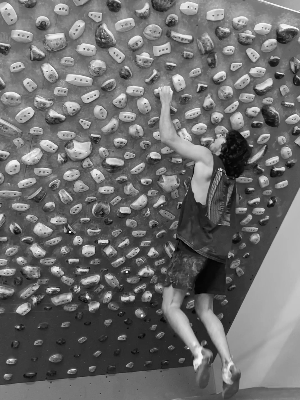
#> input picture frames/frame0001.png, 300 x 400 px; its folder holds 4 pictures in this run
$ python main.py
#> lines starting #> are read from the running program, lines starting #| are printed output that depends on the picture
# -*- coding: utf-8 -*-
"""
Created on Tue Aug 27 13:38:39 2024

@author: lcuev
"""
from scipy.signal import convolve
import matplotlib.image as mpimg
import numpy as np
from tqdm import trange

vert = [[1,0,-1],[1,0,-1],[1,0,-1]]
hori = [[1,1,1],[0,0,0],[-1,-1,-1]]
dial = [[0,-1,-1],[1,0,-1],[1,1,0]]
diar = [[1,1,0],[1,0,-1],[0,-1,-1]]
cdex = ['|','—','\\','/']

def compress(img, bin_size=4):
#> called with bin_size = 4
    img = np.array(img)
#> img is the input picture: shape (400, 300) float32; min 0.00392, max 1, mean 0.425
    X,Y = img.shape[0] // bin_size, 2*img.shape[1] // bin_size
#> X = 100; Y = 150
    img = img[:X*bin_size,:Y*bin_size//2]
    shape = (X,bin_size,Y,bin_size//2)
#> shape = (100, 4, 150, 2)

    return img.reshape(shape).mean(-1).mean(1)
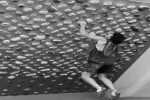
#> returned value: shape (100, 150) float32; min 0.0196, max 0.948, mean 0.425


def to_chars(img):
    ivert = convolve(img,vert)
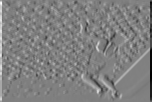
#> ivert: shape (102, 152) float64; min -2.33, max 2.31, mean 3.77e-10; drawn with min black and max white
    ihori = convolve(img,hori)
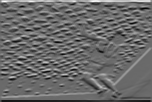
#> ihori: shape (102, 152) float64; min -1.92, max 2.68, mean -2.61e-10; drawn with min black and max white
    idial = convolve(img,dial)
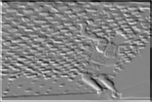
#> idial: shape (102, 152) float64; min -2.01, max 1.88, mean 4.25e-10; drawn with min black and max white
    idiar = convolve(img,diar)
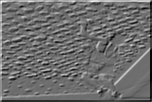
#> idiar: shape (102, 152) float64; min -1.58, max 2.08, mean 7.75e-11; drawn with min black and max white

    X,Y = ivert.shape
#> X = 102; Y = 152
    chars = [[' ' for j in range(Y)] for i in range(X)]
    for x in range(X):
        for y in range(Y):
            stack = [abs(ivert[x][y]),abs(ihori[x][y]),abs(idial[x][y]),abs(idiar[x][y])]
            m = max(stack)
            if m > 0.5:
                chars[x][y] = cdex[stack.index(m)]
#> after the loop, chars = 102 items

    return chars

img_pref = 'frames/'
out_pref = 'chars/'
for n in trange(1,151):
    img_name = f'frame{n:04d}'
    img_path = img_pref + img_name + '.png'
    out_path = out_pref + img_name + '.txt'

    img = compress(mpimg.imread(img_path, 0))
    chars = to_chars(img)
#> chars = 102 items
    with open(out_path,'w') as out_file:
        for line in chars:
            out_file.write(''.join(line) + '\n')
#> this loop made 102 passes
#> pass 2 of the loop `for n in trange(1,151):`:
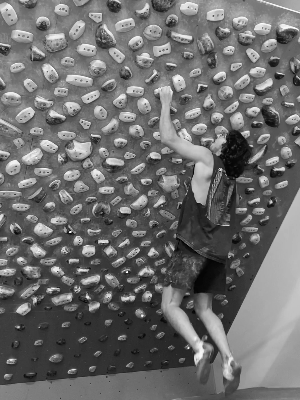
#> input picture frames/frame0002.png, 300 x 400 px
#> in compress, img is the input picture: shape (400, 300) float32; min 0.00392, max 1, mean 0.425
#> in to_chars (call 2), `idial = convolve(img,dial)`:
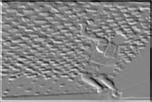
#> idial: shape (102, 152) float64; min -2.01, max 1.88, mean 8.77e-10; drawn with min black and max white
#> in to_chars (call 2), `idiar = convolve(img,diar)`:
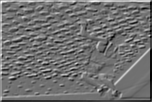
#> idiar: shape (102, 152) float64; min -1.59, max 2, mean -6.58e-10; drawn with min black and max white
#> the loop `for line in chars:` made 102 passes
#> pass 3 of the loop `for n in trange(1,151):`:
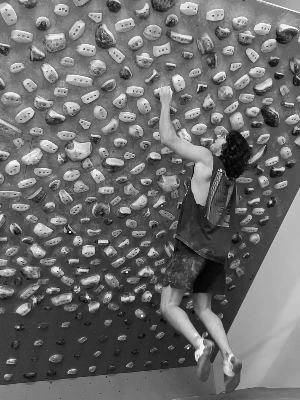
#> input picture frames/frame0003.png, 300 x 400 px
#> in compress, img is the input picture: shape (400, 300) float32; min 0.00392, max 0.988, mean 0.424
#> in to_chars (call 3), `idial = convolve(img,dial)`:
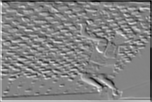
#> idial: shape (102, 152) float64; min -2.02, max 1.9, mean -1.64e-09; drawn with min black and max white
#> in to_chars (call 3), `idiar = convolve(img,diar)`:
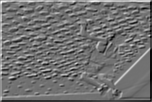
#> idiar: shape (102, 152) float64; min -1.61, max 2.01, mean 1.2e-09; drawn with min black and max white
#> (the run stopped early here; a loop or call above may not have finished)
